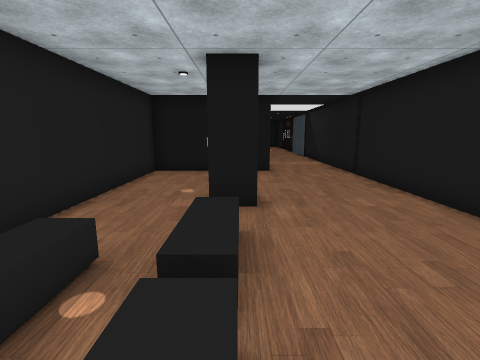
[1] (above)

16 first-person views from a walk through a Unity game level. The camera is 1.5 m above the floor, tilts 10° down and sees 85° across. The floor is counted in squares, 1 m on a side. Each view is taken from the middle of a square. On the plan, view 1 faces up. The plan holds only what a view shows up to about 14 squares ahead; the rest is blank. Some surface patterns are stand-ins.

[2]
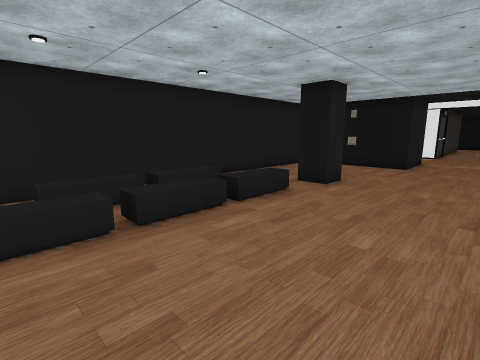

[3]
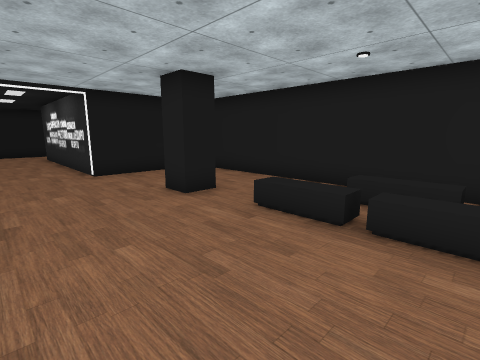

[4]
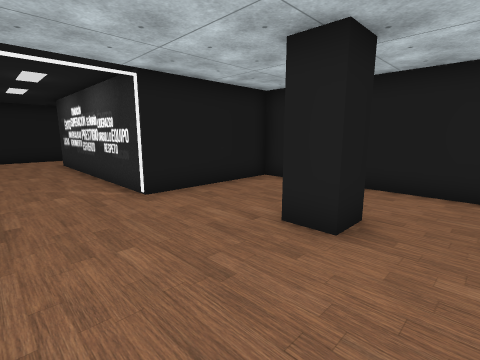

[5]
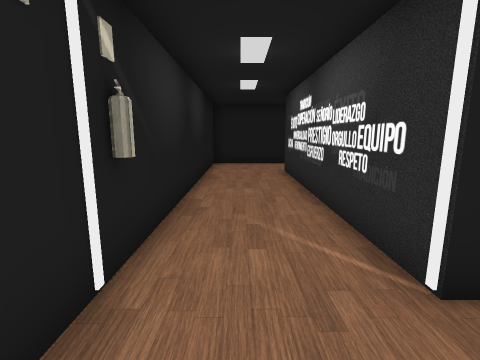

[6]
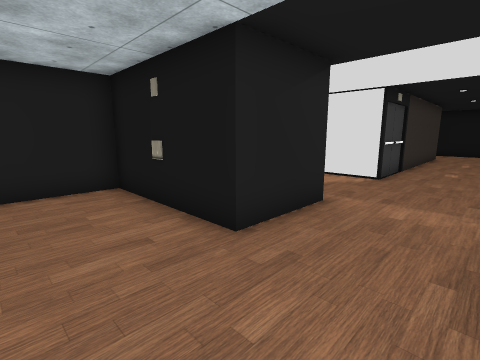

[7]
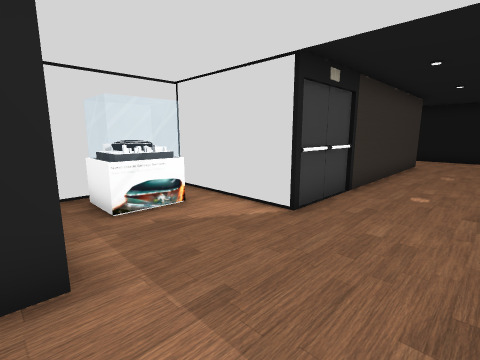

[8]
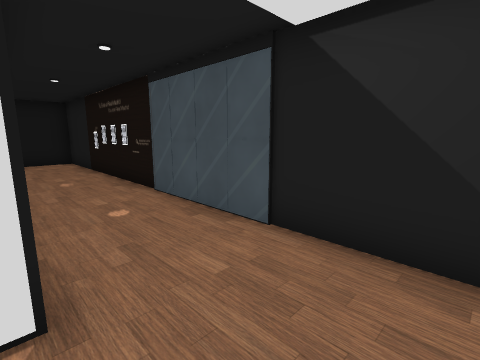

[9]
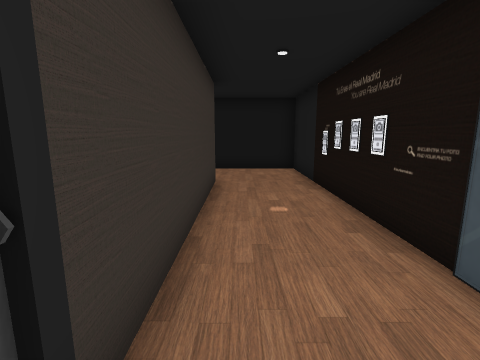

[10]
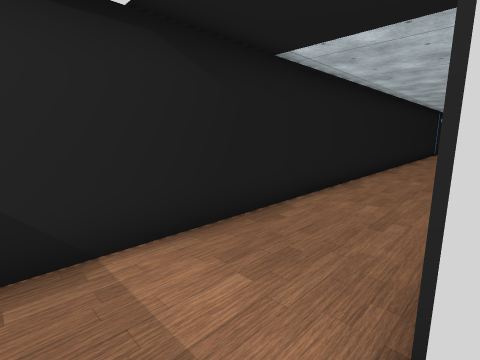

[11]
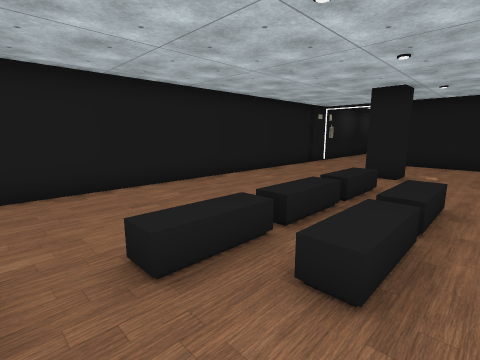

[12]
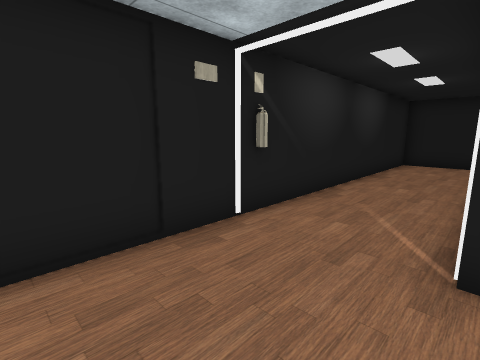

[13]
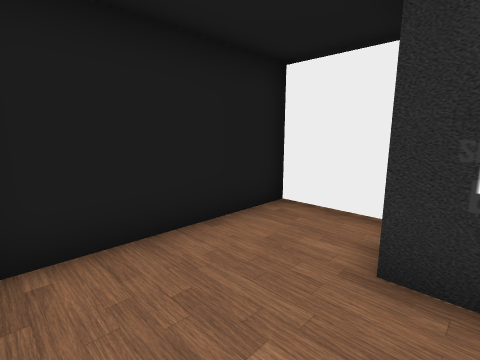

[14]
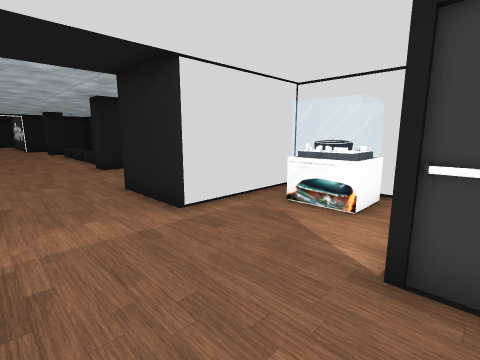

[15]
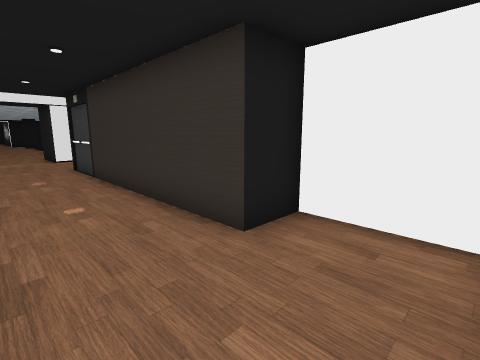

[16]
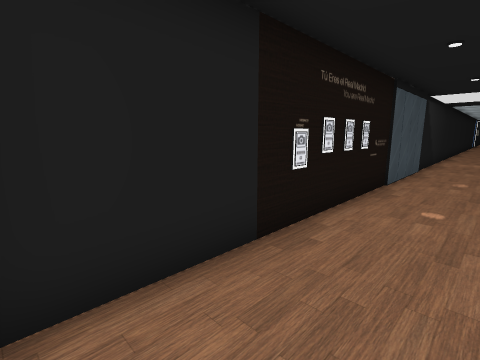

### Floor plan
Key: @ floor where view 1 was taken; # wall or solid block; . main floor; : floor 0.5 m higher than the main floor; / step, stairs or slope; O other object.
Columns run from 4 left of view 1 to 5 right of it. Each row starts with its distance up from view 1.
 31      #####
 30    #.....#
 29    #.....#
 28    #.....#
 27    ###...#
 26      #..O#
 25      #...#
 24      #...#
 23      #...#
 22      #...#
 21      #...#
 20      #...#
 19      #...#
 18  #####...#
 17  #.......#
 16  #OO.....#
 15  #OO.....#
 14  #.......#
 13  #####...#
 12      #...#
 11 ######...#
 10 #........#
  9 #........#
  8 #........#
  7 #........#
  6 #...#....#
  5 #........#
  4 #.../....#
  3 #././....#
  2 #.:./....#
  1 #././....#
  0 #.:.@....#
 -1 #.:./....#
 -2 #.../....#
 -3 #........#
 -4 #........#
 -5 #...#....#
 -6 #........#
 -7 #........#
 -8 #........#
 -9 ######...#
-10      #...#
-11      #...#
-12      #...#
-13      #...#
-14      #...#
-15      #...#
-16      #...#
-17      #...#
-18    ###...#
-19    #.....#
-20    #.....#
-21    #######

Positions as (right, up) in squares from view 1, and headings:
1: (0, 0), facing up
2: (4, -2), facing up-left
3: (4, 1), facing down-left
4: (4, -3), facing down-left
5: (3, -7), facing down
6: (4, 8), facing up-left
7: (4, 13), facing up-left
8: (1, 15), facing up-right
9: (2, 19), facing up
10: (1, 15), facing down-right
11: (-3, 5), facing down-right
12: (1, -6), facing down-right
13: (4, -17), facing down-left
14: (4, 18), facing down-left
15: (4, 30), facing down-left
16: (2, 30), facing down-right
